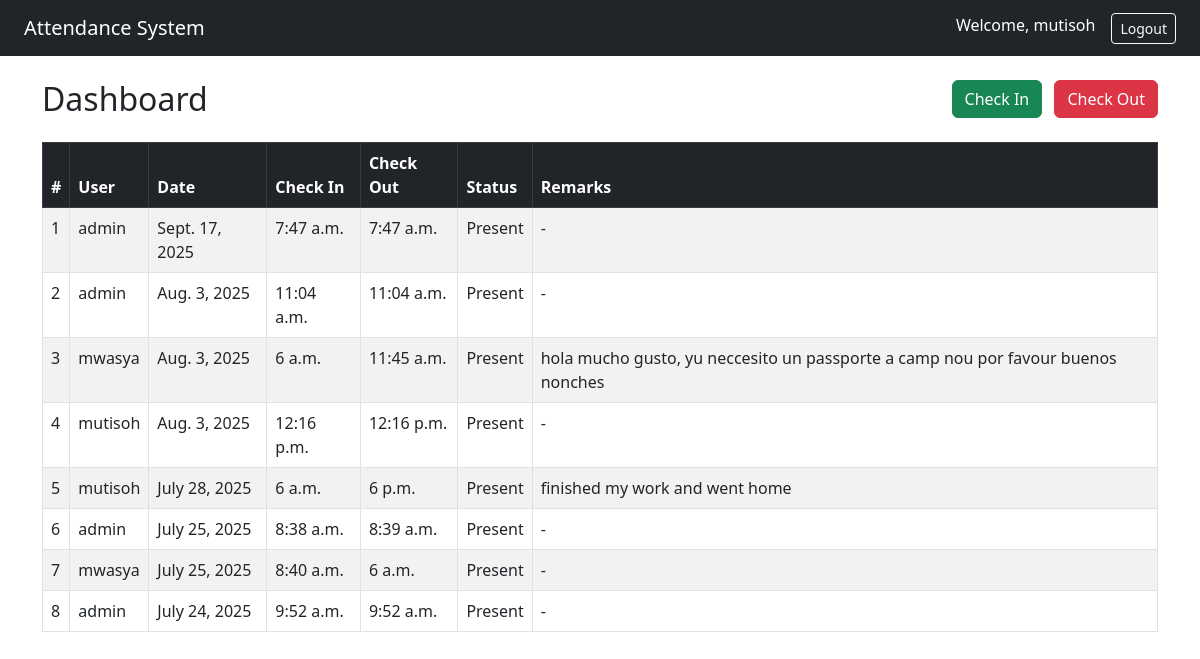
The page /attendance/ (signed in) on the database its author committed.
### users/models.py (models this page shows)
class CustomUser(AbstractUser):
    email = models.EmailField(unique=True)
    USER_TYPE_CHOICES = (
        ('staff', 'Staff'),
        ('community', 'Community Member'),
        ('admin', 'Administrator'),
    )
    user_type = models.CharField(max_length=20, choices=USER_TYPE_CHOICES)

### attendance/models.py (models this page shows, shortened)
class Attendance(models.Model):
    STATUS_CHOICES = [
        ('present', 'Present'),
        ('absent', 'Absent'),
        ('late', 'Late'),
        ('excused', 'Excused'),
    ]
    user = models.ForeignKey(settings.AUTH_USER_MODEL, on_delete=models.CASCADE, null=True)
    date = models.DateField(auto_now_add=True)
    check_in = models.TimeField(null=True, blank=True)
    check_out = models.TimeField(null=True, blank=True)
    status = models.CharField(max_length=10, choices=STATUS_CHOICES, default='present')
    remarks = models.TextField(blank=True)

### attendance/views.py (the view)
# urls.py: path('', views.attendance_dashboard, name='attendance_dashboard'),
@login_required
def attendance_dashboard(request):
    if request.user.is_superuser:
        records = Attendance.objects.all().order_by('-date')
    else:
        records = Attendance.objects.filter(user=request.user).order_by('-date')
    return render(request, 'attendance/dashboard.html', {'records': records})

### attendance/templates/attendance/dashboard.html (shortened to what this page needs)
{% load static %}
<!DOCTYPE html>
<html lang="en">
<head>
  <link href="https://cdn.jsdelivr.net/npm/bootstrap@5.3.0/dist/css/bootstrap.min.css" rel="stylesheet">
</head>
<body>
  <nav class="navbar navbar-dark bg-dark px-4">
    <span class="navbar-brand">Attendance System</span>
    <div class="d-flex">
      <span class="text-white me-3">Welcome, {{ request.user.username }}</span>
      <a href="{% url 'logout' %}" class="btn btn-outline-light btn-sm">Logout</a>
    </div>
  </nav>
  <div class="container mt-4">
    <div class="d-flex justify-content-between mb-3">
      <h2>Dashboard</h2>
      <div>
        <a href="{% url 'check_in' %}" class="btn btn-success me-2">Check In</a>
        <a href="{% url 'check_out' %}" class="btn btn-danger">Check Out</a>
      </div>
    </div>
    <table class="table table-bordered table-striped">
      <thead class="table-dark">
        <tr>
          <th>#</th>
          {% if request.user.is_superuser %}
            <th>User</th>
          {% endif %}
          <th>Date</th>
          <th>Check In</th>
          <th>Check Out</th>
          <th>Status</th>
          <th>Remarks</th>
        </tr>
      </thead>
      <tbody>
        {% for record in records %}
          <tr>
            <td>{{ forloop.counter }}</td>
            {% if request.user.is_superuser %}
              <td>{{ record.user.username }}</td>
            {% endif %}
            <td>{{ record.date }}</td>
            <td>{{ record.check_in|default:"-" }}</td>
            <td>{{ record.check_out|default:"-" }}</td>
            <td>{{ record.status|title }}</td>
            <td>{{ record.remarks|default:"-" }}</td>
          </tr>
        {% empty %}
          <tr>
            <td colspan="7" class="text-center">No attendance records found.</td>
          </tr>
        {% endfor %}
      </tbody>
    </table>
  </div>
</body>
</html>

### rows shown on the page
CustomUser: user.username "mutisoh"
Attendance: user.username "admin", date "Sept. 17, 2025", check_in "7:47 a.m.", check_out "7:47 a.m.", status "Present", remarks "-"
Attendance: user.username "admin", date "Aug. 3, 2025", check_in "11:04 a.m.", check_out "11:04 a.m.", status "Present", remarks "-"
Attendance: user.username "mwasya", date "Aug. 3, 2025", check_in "6 a.m.", check_out "11:45 a.m.", status "Present", remarks "hola mucho gusto, yu neccesito un passporte a camp nou por favour buenos nonches"
Attendance: user.username "mutisoh", date "Aug. 3, 2025", check_in "12:16 p.m.", check_out "12:16 p.m.", status "Present", remarks "-"
Attendance: user.username "mutisoh", date "July 28, 2025", check_in "6 a.m.", check_out "6 p.m.", status "Present", remarks "finished my work and went home"
Attendance: user.username "admin", date "July 25, 2025", check_in "8:38 a.m.", check_out "8:39 a.m.", status "Present", remarks "-"
Attendance: user.username "mwasya", date "July 25, 2025", check_in "8:40 a.m.", check_out "6 a.m.", status "Present", remarks "-"
Attendance: user.username "admin", date "July 24, 2025", check_in "9:52 a.m.", check_out "9:52 a.m.", status "Present", remarks "-"
